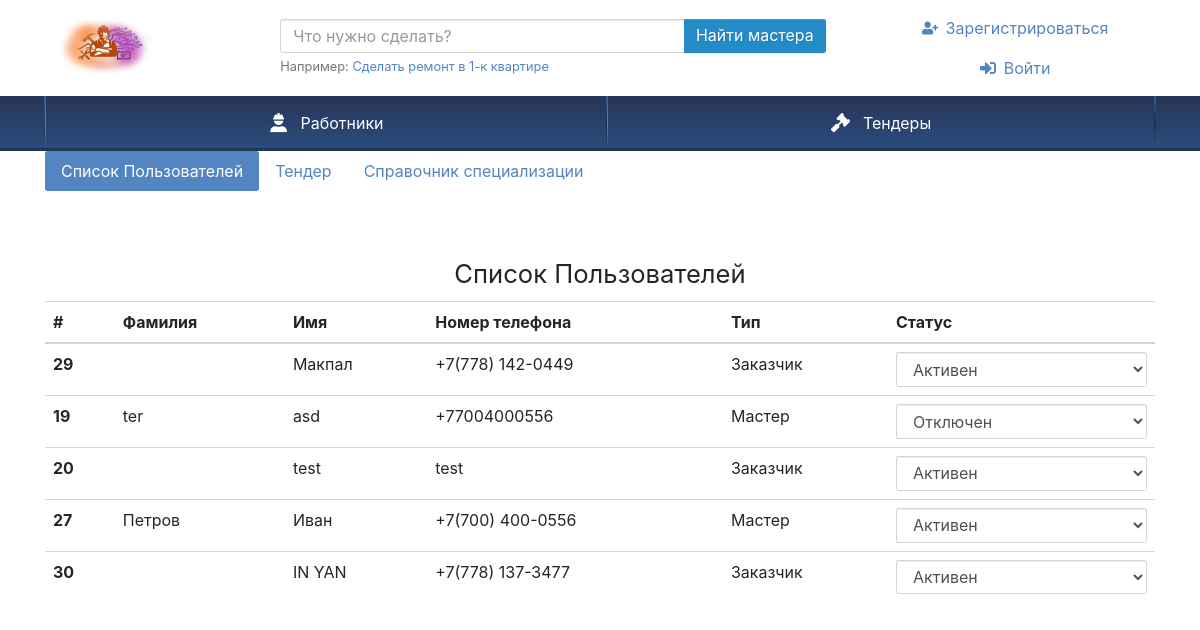
The app's page /admin.php, older data.
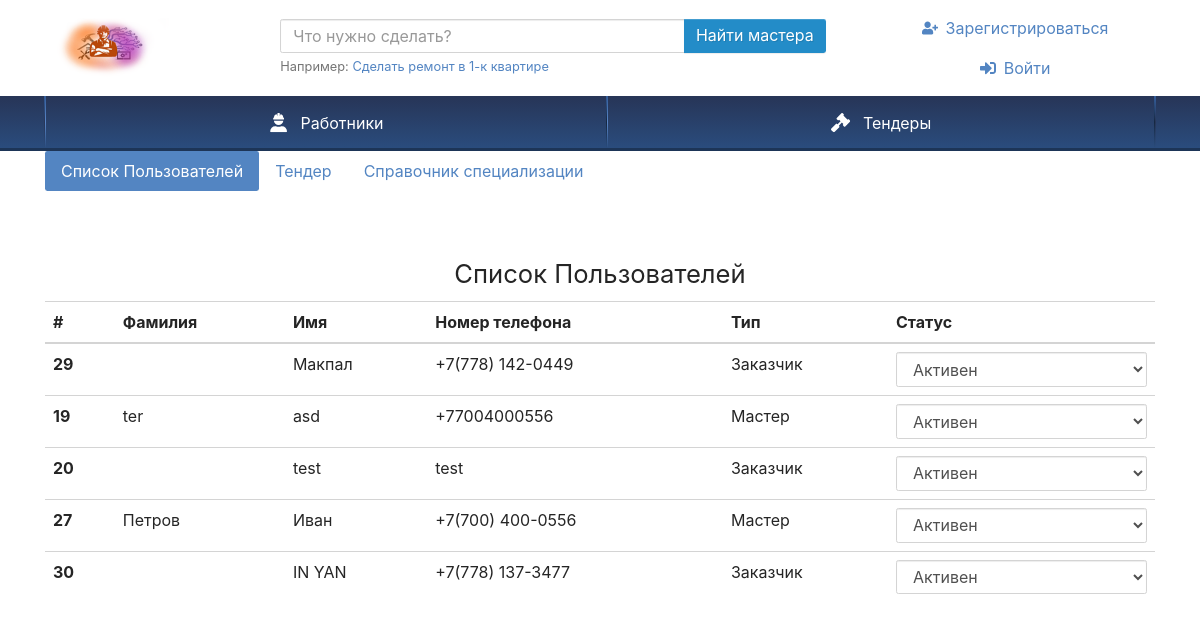
The same page, newer data.
### tables this page shows
CREATE TABLE `users` (
  `ID` int(11) NOT NULL,
  `NAME` varchar(255) NOT NULL,
  `LASTNAME` varchar(255) NOT NULL,
  `PHONE` varchar(255) NOT NULL,
  `TYPE` int(11) NOT NULL,
  `PASSWORD` varchar(255) NOT NULL,
  `STATUS` int(11) NOT NULL,
  `LOCATION` int(11) NOT NULL,
  `ABOUT` mediumtext NOT NULL,
  `AVATAR` varchar(100) NOT NULL,
  `POST_DATE` date DEFAULT NULL
);

### admin.php (the view, shortened to what this page needs)
<?php require_once 'Theme/blocks/header.php';
require 'conn.php';
$query = "SELECT * FROM `users`";
$result = mysqli_query($link, $query) or die("Ошибка " . mysqli_error($link));
$rows = mysqli_fetch_all($result, MYSQLI_ASSOC);
?>
<div class="container ">
<ul class="nav nav-pills mb-3" id="pills-tab" role="tablist">
  <li class="nav-item" role="presentation">
    <a class="nav-link active" id="pills-home-tab" data-toggle="pill" href="#pills-home" role="tab" aria-controls="pills-home" aria-selected="true">Список Пользователей</a>
  </li>
  <li class="nav-item" role="presentation">
    <a class="nav-link" id="pills-profile-tab" data-toggle="pill" href="#pills-profile" role="tab" aria-controls="pills-profile" aria-selected="false">Тендер</a>
  </li>
  <li class="nav-item" role="presentation">
    <a class="nav-link" id="pills-contact-tab" data-toggle="pill" href="#pills-contact" role="tab" aria-controls="pills-contact" aria-selected="false">Справочник специализации</a>
  </li>
</ul>
        <div class="tab-content" id="pills-tabContent">
            <div class="tab-pane fade show active" id="pills-home" role="tabpanel" aria-labelledby="pills-home-tab">
            <div class="row pt-5">
    <div class="col-12 ">
    <h1 style="text-align:center">Список Пользователей </h1>
    <table class="table">
  <thead>
    <tr>
      <th scope="col">#</th>
      <th scope="col">Фамилия</th>
      <th scope="col">Имя</th>
      <th scope="col">Номер телефона</th>
      <th scope="col">Тип</th>
      <th scope="col">Статус</th>
    </tr>
  </thead>
  <tbody>
  <?php foreach($rows as $row) { ?>
    <tr>
      <th scope="row"><input type="hidden" id="uss" value="<?php echo $row['ID']; ?>" /><?php echo $row['ID']; ?></th>
      <td><?php echo $row['LASTNAME']; ?></td>
      <td><?php echo $row['NAME']; ?></td>
      <td><?php echo $row['PHONE']; ?></td>
      <td ><?php if($row['TYPE'] == 1) { $txt = 'Заказчик';} else { $txt = 'Мастер';} echo $txt; ?></td>
      <td>
      <select data-id="<?php echo $row['ID']; ?>" id="user_state" class="form-control edit_data">
        <option  value="<?php echo $row['STATUS']; ?>"><?php if($row['STATUS'] == 1) {$text = 'Активен'; $tst = 'Отключен'; $tvt = 0; } else {$text = 'Отключен'; $tst = 'Активен'; $tvt = 1;} echo $text; ?></option>
      </td>
    </tr>
  <?php } ?>
       </tbody>
     </table>
     </div>
  </div>
  </div>
</div>
                                    <?php require 'conn.php';
                                    $query = "SELECT * FROM `speciality`";
                                    $result = mysqli_query($link, $query) or die("Ошибка " . mysqli_error($link));
                                    $rows = mysqli_fetch_all($result, MYSQLI_ASSOC);
                                    print_r($rows);
                                    ?>
</div>
<?php require_once 'Theme/blocks/footer.php'; ?>

Row changes from the older to the newer data that the page shows:
changed users "ter": STATUS+ID "Отключен" → "Активен"
